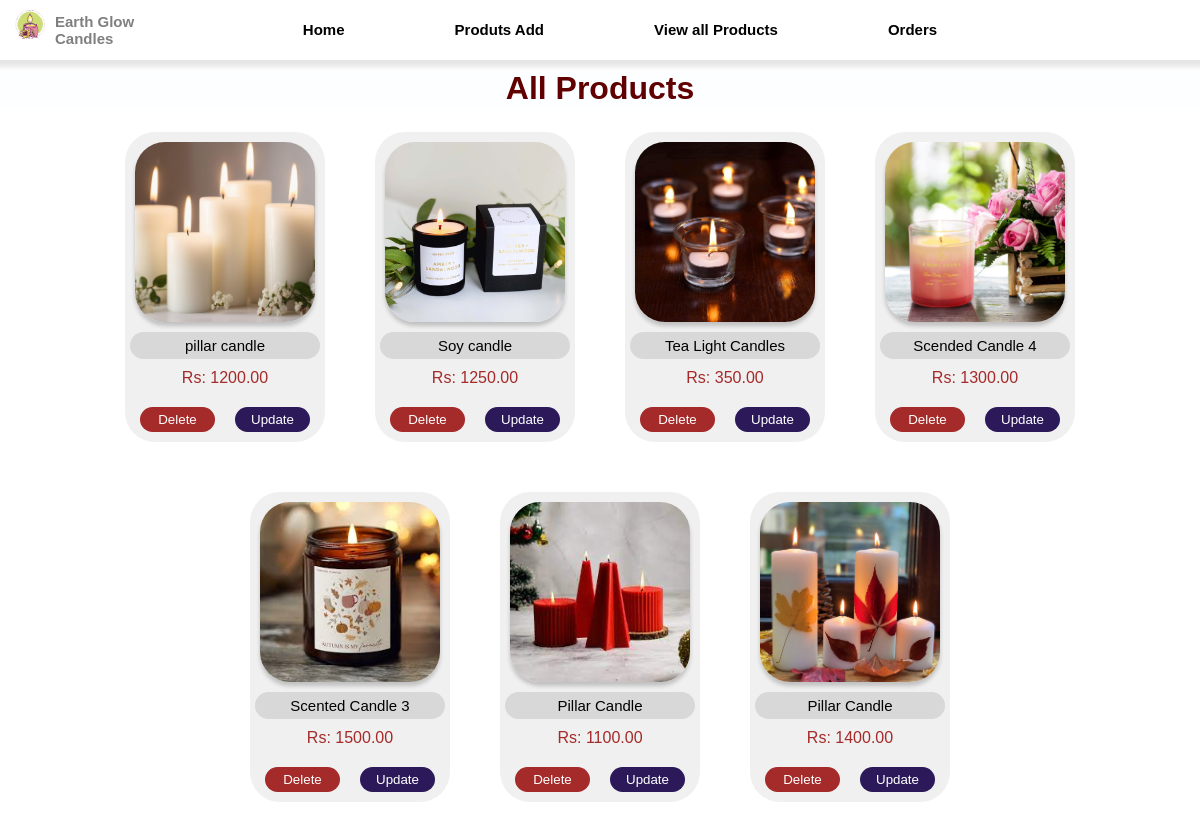
/Addmin/Viewproducts/viewprod.php, run on the app's committed database.
### tables this page shows
CREATE TABLE `products` (
  `prod_id` int(12) NOT NULL,
  `prod_name` varchar(50) NOT NULL,
  `prod_description` varchar(200) NOT NULL,
  `prod_price` int(12) NOT NULL,
  `prod_image` varchar(255) NOT NULL,
  `prod_status` varchar(30) NOT NULL,
  `prod_category` varchar(50) DEFAULT NULL
);

### Addmin/Viewproducts/viewprod.php (the view, shortened to what this page needs)
<!DOCTYPE html>
<html lang="en">
<head>
    <link rel="stylesheet" href="viewproducts.css">
</head>
<body>
<?php require_once '../Header.php'; ?>
<h1> All Products </h1>
<div class="prod-page">
    <?php
require_once '../../db.inc.php';
$sql = "SELECT prod_id, prod_name, prod_description, prod_price, prod_image FROM products WHERE prod_status = 'active'";
$result = mysqli_query($conn, $sql);
if (mysqli_num_rows($result) > 0) {
    while ($row = mysqli_fetch_assoc($result)) {
    ?>
        <div class="prod-container"> <?php
            echo '<div class="product-box">';
            echo '<img src="../Addproducts/products/' . htmlspecialchars($row['prod_image']) . '" alt="" class="product-image">';
            echo '<h2 class="product-name">' . htmlspecialchars($row['prod_name']) . '</h2>';
            echo '<p class="prod-price">Rs: ' . htmlspecialchars($row['prod_price']) .'.00</p>';
            ?>
            <div class = "button">
                <form action="deleteprod.php" method="POST" >
                    <button type="submit" class="delete" onclick = "return confirm('Are you sure delete this product')">Delete</button>
                </form>
                <form action="../updateprod/updateprod.php" method="GET">
                    <button type="submit" class="update">Update</button>
                </form>
            </div>
        <?php
            echo '</div>';
    ?>
        </div>
     <?php
    }
} else {
    ?> <div class="errormsg"> <?php
    echo '<p class = "error">No active products available.</p>';
    ?> </div> <?php
}
?>
</div>
</body>
</html>

### Addmin/Viewproducts/viewproducts.css (style rules this page uses)
* { margin: 0px; font-family: 'Poppins', sans-serif; }
.prod-page { display: flex; flex-wrap: wrap; justify-content:center; align-items: center; }
h1 { font-family: 'Poppins', sans-serif; font-weight: 600; text-align: center; margin-top: 10px; color: #610000; background-color: rgb(240, 248, 255,0.2); backdrop-filter: blur(2px); }
.prod-container { display: flex; margin: 25px; gap:30px; }
.product-box { width:200px; height: auto; border-radius: 30px; background-color: rgba(226, 226, 226, 0.5); backdrop-filter: blur(5px); display: flex; flex-direction: column; align-items: center; }
.product-box img { width:180px; height: 180px; margin-top: 10px; border-radius: 30px; box-shadow: 0 4px 4px rgba(0, 0, 0, 0.2); }
.product-box .product-name { font-weight: 500; font-size: 15px; width: 180px; margin-bottom: 10px; background-color:rgba(0, 0, 0, 0.1); padding: 5px; border-radius: 30px; margin-top: 10px; text-align: center; }
.product-box .prod-price { color: brown; margin-bottom: 20px; }
.product-box .button { display:flex; gap: 20px; }
.product-box .button button { width:75px; border: none; border-radius: 25px; height: 25px; margin-bottom: 10px; }
.product-box .button .update { background-color:#2c1959; color: white; }
.product-box .button .delete { background-color: brown; color: white; }

### data on the page
products: prod_image (picture), prod_name "pillar candle", prod_price "1200"
products: prod_image (picture), prod_name "Soy candle", prod_price "1250"
products: prod_image (picture), prod_name "Tea Light Candles", prod_price "350"
products: prod_image (picture), prod_name "Scended Candle 4", prod_price "1300"
products: prod_image (picture), prod_name "Scented Candle 3", prod_price "1500"
products: prod_image (picture), prod_name "Pillar Candle", prod_price "1100"
products: prod_image (picture), prod_name "Pillar Candle", prod_price "1400"
